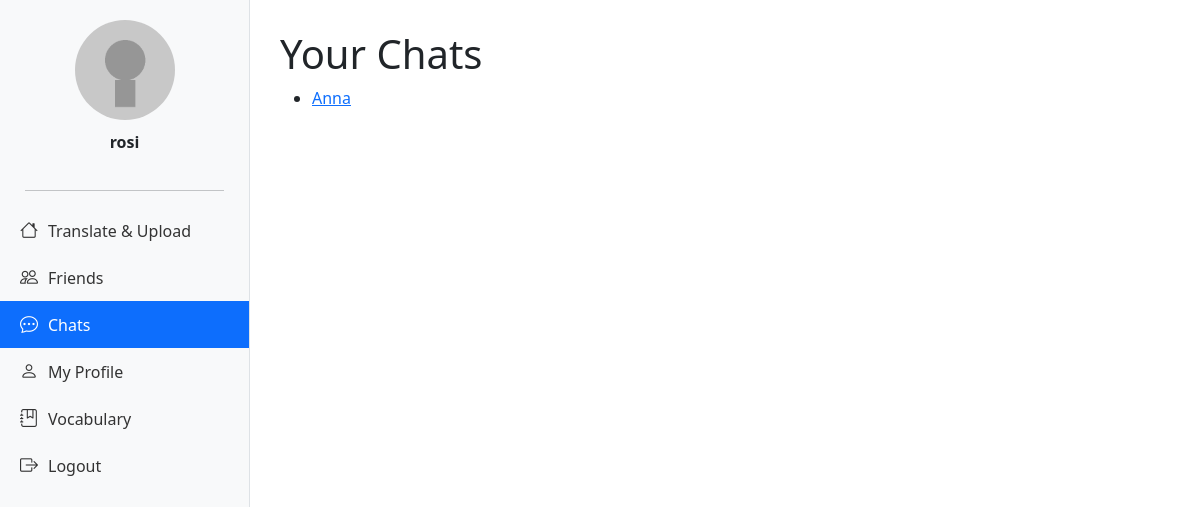
/chats (signed in), run on an earlier commit of the app's database.
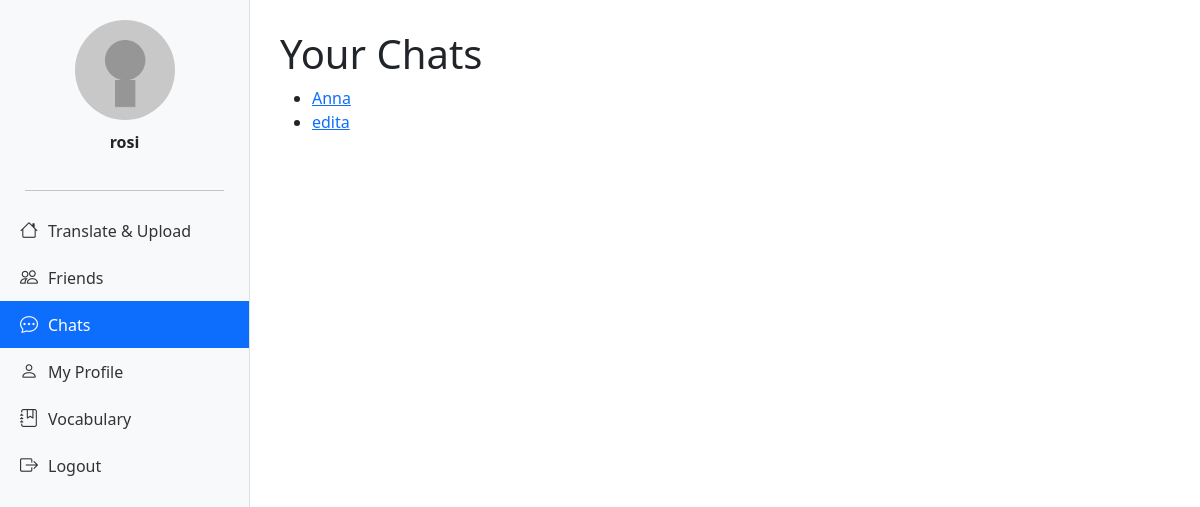
And on a later commit of the database.
### tables this page shows
CREATE TABLE users (
    id INTEGER PRIMARY KEY AUTOINCREMENT,
    username TEXT UNIQUE NOT NULL,
    password TEXT NOT NULL,
    avatar TEXT,
    about_me TEXT
);

### app.py (the view)
@app.route('/chats')
def chats():
    if 'user_id' not in session:
        return redirect(url_for('login'))
    user_id = session['user_id']
    conn = get_db()
    cursor = conn.cursor()
    cursor.execute('''
        SELECT u.id, u.username FROM users u
        JOIN friendships f ON (f.friend_id = u.id OR f.user_id = u.id)
        WHERE (f.user_id = ? OR f.friend_id = ?) AND f.status = 'accepted' AND u.id != ?
    ''', (user_id, user_id, user_id))
    friends = cursor.fetchall()
    return render_template('chats.html', friends=friends)

### app.py (called while the page is built)
def get_db():
    db = getattr(g, '_database', None)
    if db is None:
        db = g._database = sqlite3.connect(DATABASE)
    return db

### templates/chats.html (shortened to what this page needs)
{% extends 'base.html' %}
{% block content %}
<h1>Your Chats</h1>
<ul>
    {% for friend in friends %}
        <li>
            <a href="{{ url_for('chat', friend_id=friend[0]) }}">{{ friend[1] }}</a>
        </li>
    {% else %}
        <li>No friends to chat with yet!</li>
    {% endfor %}
</ul>
{% endblock %}

What changed in the data, as far as the page shows it:
added users: username "edita"
